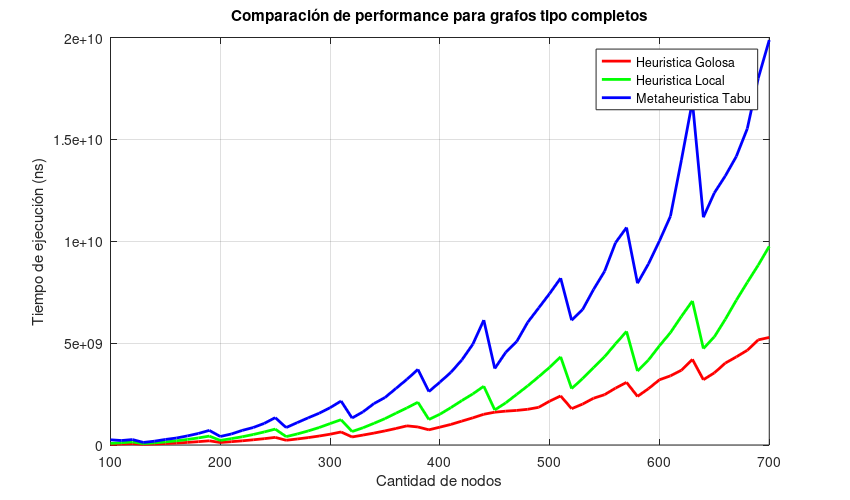
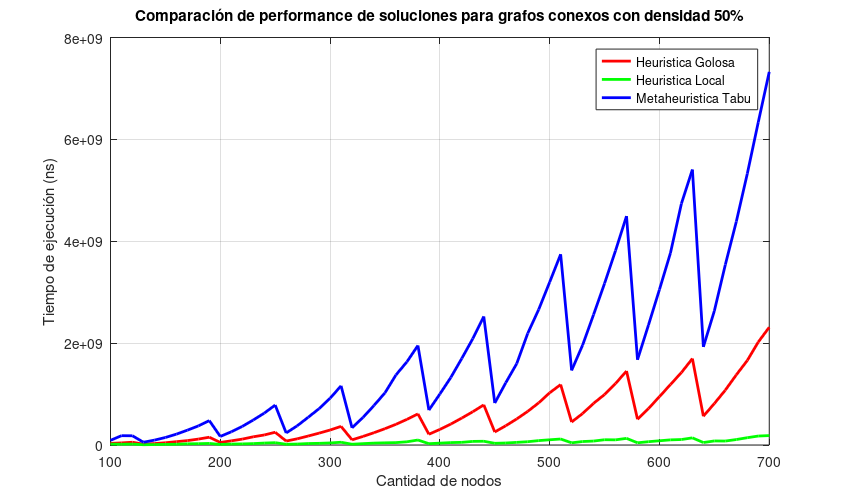

Here is the MATLAB script that generated these plots, in order:
# Ya estoy en la carpeta correcta

# A graficar!

clear;
hold off;


# 2  	WHEEL							Rueda
# 3 	BANANA						  	Banana Tree
# 4  	COMPLETE						Completo
# 9  	BIPARTITE_COMPLETE				Bipartito Completo
# 12  	CONNECTED_DENSITY				Conexo por densidad de ejes
# 14  	GREEDY_NOT_IN_CMF				Estrella+Puente+CMF
# 15  	GREEDY_IN_CMF					Estrella+CMF
# 17  	STAR_BRIDGE_DOUBLE_STAR			Estrella+Puente+Doble Estrella

goloso_dat=load("performance/goloso_4.dat");
local_dat=load("performance/local_4.dat");
tabu_dat=load("performance/tabu_4.dat");

#plot(goloso_dat(:,2), goloso_dat(:,4), '-r', 'LineWidth', 2,local_dat(:,2), local_dat(:,4), '-g', 'LineWidth', 2);
plot(goloso_dat(:,2), goloso_dat(:,4), '-r', 'LineWidth', 2,local_dat(:,2), local_dat(:,4), '-g', 'LineWidth', 2,tabu_dat(:,2), tabu_dat(:,4), '-b', 'LineWidth', 2);
title("Comparación de performance para grafos tipo completos");
xlabel("Cantidad de nodos");
ylabel("Tiempo de ejecución (ns)");
legend("Heuristica Golosa", "Heuristica Local", "Metaheuristica Tabu");
grid;

set(gcf,'PaperUnits','inches','PaperPosition',[0 0 8.5 5])

print("versus_performance_nodos_completo.jpg");

goloso_dat=load("performance/goloso_12.dat");
local_dat=load("performance/local_12.dat");
tabu_dat=load("performance/tabu_12.dat");

#plot(goloso_dat(:,2), goloso_dat(:,4), '-r', 'LineWidth', 2,local_dat(:,2), local_dat(:,4), '-g', 'LineWidth', 2);
plot(goloso_dat(:,2), goloso_dat(:,4), '-r', 'LineWidth', 2,local_dat(:,2), local_dat(:,4), '-g', 'LineWidth', 2,tabu_dat(:,2), tabu_dat(:,4), '-b', 'LineWidth', 2);
title("Comparación de performance de soluciones para grafos conexos con densidad 50%");
xlabel("Cantidad de nodos");
ylabel("Tiempo de ejecución (ns)");
legend("Heuristica Golosa", "Heuristica Local", "Metaheuristica Tabu");
grid;

set(gcf,'PaperUnits','inches','PaperPosition',[0 0 8.5 5])

print("versus_performance_nodos_conexo.jpg");
